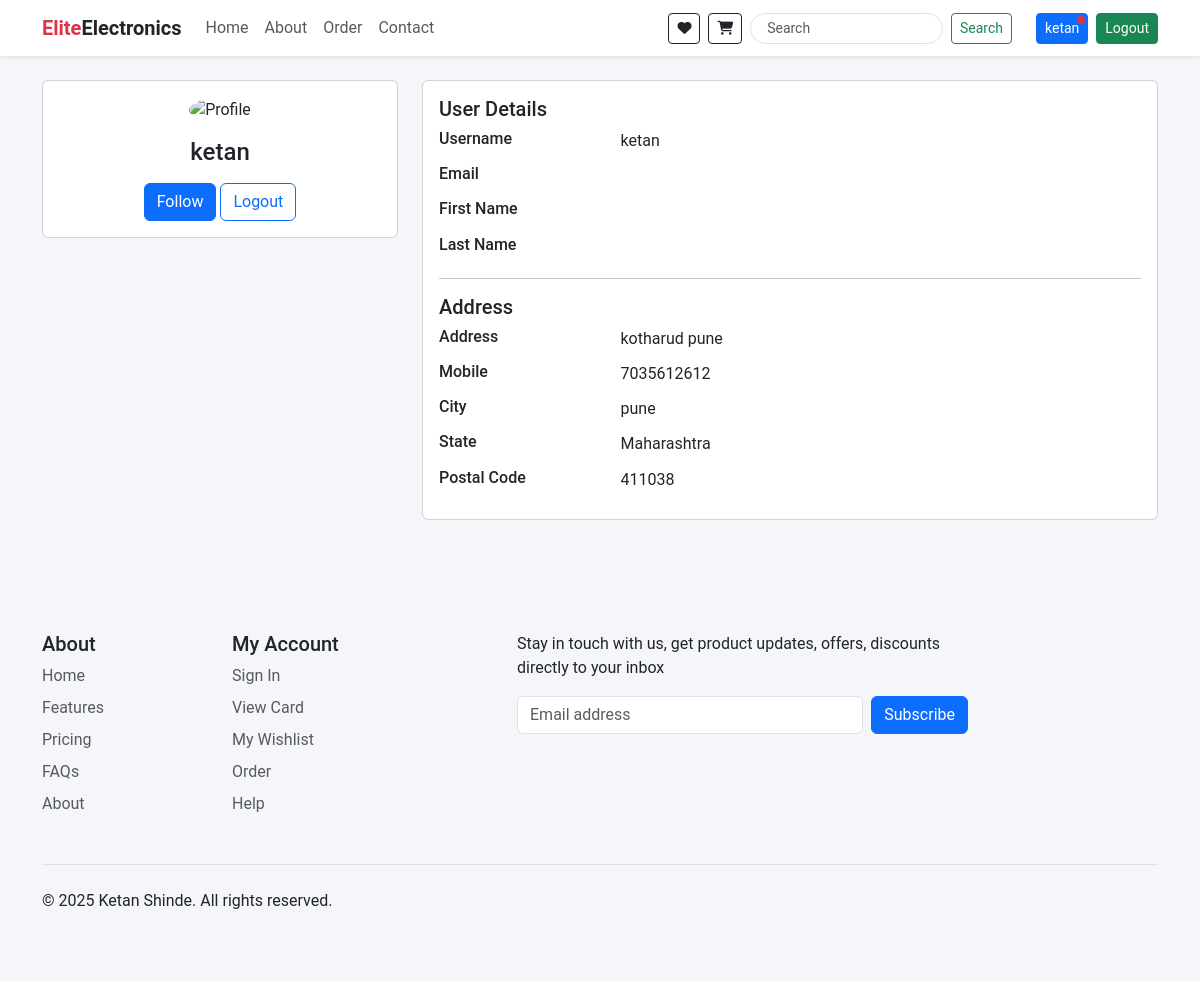
Screenshot of /profile-edit/ (signed in) with the database file from the repository.
### app/models.py (models this page shows, shortened)
class Address(models.Model):
    user = models.ForeignKey(User, on_delete=models.CASCADE)
    email = models.EmailField()
    username = models.CharField(max_length=255)
    mobile = models.CharField(max_length=15, null=True, blank=True)  # 💡 limited to 15 chars, standard for mobile
    address = models.TextField()
    city = models.CharField(max_length=100)
    state = models.CharField(max_length=100)
    zip_code = models.CharField(max_length=10)  # 💡 Pincode length is usually 6 in India

### app/views.py (the view, shortened to what this page needs)
# urls.py: path('profile-edit/', views.user_profile_edit, name="profile-edit"),
@login_required
def user_profile_edit(request):
    user = request.user
    user_data = {
        'username': user.username,
        'email': user.email,
        'first_name': user.first_name,
        'last_name': user.last_name,
    }
    user_address = Address.objects.filter(user=user).order_by('-id').first()
    latest_order = Order.objects.filter(user=user).order_by('-id').first()
    order_id = latest_order.id if latest_order else None
    total_cart_value = getattr(latest_order, 'total_cart_value', 0)
    return render(request, 'profile_edit.html', {
        'user_data': user_data,
        'user_address': user_address,
        'order_id': order_id,
        'total_cart_value': total_cart_value
    })

### app/context_processors.py (called while the page is built)
def cart_items_count(request):
    if request.user.is_authenticated:
        cart_items_count = CartItem.objects.filter(cart__user=request.user).count()
    else:
        cart_items_count = 0
    return {'cart_items_count': cart_items_count}

def wishlist_items_count(request):
    if request.user.is_authenticated:
        wishlist_items_count = WishListItem.objects.filter(wishlist__user=request.user).count()
    else:
        wishlist_items_count = 0
    return {'wishlist_items_count': wishlist_items_count}

### app/templates/profile_edit.html (shortened to what this page needs)
{% extends "base.html" %}
{% block body %}
<div class="container">
  <div class="main-body">
    <div class="row gutters-sm my-4">
      <div class="col-md-4 mb-3">
        <div class="card">
          <div class="card-body text-center">
            <img src="https://bootdey.com/img/Content/avatar/avatar7.png"
                 alt="Profile" class="rounded-circle img-fluid" width="150">
            <h4 class="mt-3">{{ user_data.username }}</h4>
            <div class="mt-2">
              <button class="btn btn-primary">Follow</button>
              <a href="{% url 'logout' %}" class="btn btn-outline-primary">Logout</a>
            </div>
          </div>
        </div>
      </div>
      <div class="col-md-8">
        <div class="card mb-3">
          <div class="card-body">
            <h5>User Details</h5>
            <div class="row mb-2">
              <div class="col-sm-3"><h6>Username</h6></div>
              <div class="col-sm-9">{{ user_data.username }}</div>
            </div>
            <div class="row mb-2">
              <div class="col-sm-3"><h6>Email</h6></div>
              <div class="col-sm-9">{{ user_data.email }}</div>
            </div>
            <div class="row mb-2">
              <div class="col-sm-3"><h6>First Name</h6></div>
              <div class="col-sm-9">{{ user_data.first_name }}</div>
            </div>
            <div class="row mb-2">
              <div class="col-sm-3"><h6>Last Name</h6></div>
              <div class="col-sm-9">{{ user_data.last_name }}</div>
            </div>
            <hr>
            <h5>Address</h5>
            <div class="row mb-2">
              <div class="col-sm-3"><h6>Address</h6></div>
              <div class="col-sm-9">{{ user_address.address|default:"No address" }}</div>
            </div>
            <div class="row mb-2">
              <div class="col-sm-3"><h6>Mobile</h6></div>
              <div class="col-sm-9">{{ user_address.mobile|default:"No mobile" }}</div>
            </div>
            <div class="row mb-2">
              <div class="col-sm-3"><h6>City</h6></div>
              <div class="col-sm-9">{{ user_address.city|default:"No city" }}</div>
            </div>
            <div class="row mb-2">
              <div class="col-sm-3"><h6>State</h6></div>
              <div class="col-sm-9">{{ user_address.state|default:"No state" }}</div>
            </div>
            <div class="row mb-2">
              <div class="col-sm-3"><h6>Postal Code</h6></div>
              <div class="col-sm-9">{{ user_address.zip_code|default:"No postal code" }}</div>
            </div>
          </div>
        </div>
      </div>
    </div>
  </div>
</div>
{% endblock body %}

### templates/header.html (shortened to what this page needs)
<nav class="navbar navbar-expand-lg bg-white shadow-sm sticky-top py-2">
  <div class="container">
    <a class="navbar-brand fw-bold text-danger" href="/">Elite<span class="text-dark">Electronics</span></a>
    <div class="collapse navbar-collapse" id="navbarContent">
      <ul class="navbar-nav me-auto mb-2 mb-lg-0">
        <li class="nav-item"><a class="nav-link" href="/">Home</a></li>
        <li class="nav-item"><a class="nav-link" href="{% url 'about' %}">About</a></li>
        <li class="nav-item"><a class="nav-link" href="{% url 'order' %}">Order</a></li>
        <li class="nav-item"><a class="nav-link" href="{% url 'contact' %}">Contact</a></li>
      </ul>
      <div class="d-flex align-items-center gap-2 flex-wrap justify-content-end">
        <a href="/wishlist" class="btn btn-sm btn-outline-dark position-relative">
          <i class="fa-solid fa-heart"></i>
        </a>
        <a href="/cart" class="btn btn-sm btn-outline-dark position-relative">
          <i class="fa-solid fa-cart-shopping"></i>
        </a>
        <form class="d-flex me-3 w-50">
        <input class="form-control form-control-sm rounded-pill me-2 px-3" type="search" name="search" placeholder="Search" required>
        <button class="btn btn-outline-success btn-sm" type="submit">Search</button>
      </form>
        {% if request.user.is_authenticated %}
          <a href="{% url 'profile' %}" class="btn btn-sm btn-primary position-relative">
            {{ request.user.get_full_name|default:request.user.username }}
            <span class="position-absolute bg-danger rounded-circle notification-dot"
              style="width: 8px; height: 8px; top: 2px; right: 2px;"></span>
          </a>
          <a href="{% url 'logout' %}" class="btn btn-sm btn-success">Logout</a>
        {% else %}
          <a href="{% url 'login' %}" class="btn btn-sm btn-success">Login</a>
          <a href="{% url 'register' %}" class="btn btn-sm btn-warning">Register</a>
        {% endif %}
      </div>
    </div>
  </div>
</nav>

### static/css/style.css (style rules this page uses)
* { margin: 0; padding: 0; box-sizing: border-box; }
body { font-family: 'Roboto', sans-serif; background-color: #f5f6fa; }

### rows the page displays
Address: address "kotharud pune", mobile "7035612612", city "pune", state "Maharashtra", zip_code "411038"

### other values shown
{{ request.user.get_full_name|default:request.user.username }} "ketan"
{{ user_data.username }} "ketan"
